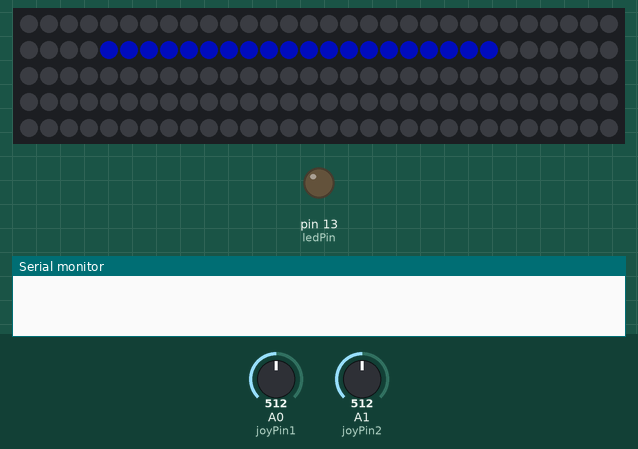
Bench run of a sketch on a simulated Arduino Uno, built with avr-gcc and run on an emulated ATmega328P. On the bench: 150 RGB LEDs in strip order, left to right, continuing on the next row, output pins drawn as LEDs (lit = HIGH), the last lines printed to the serial monitor. The test bench sets the inputs (shaded band); at power-on: A1 (joyPin2) = 512, A0 (joyPin1) = 512. Dim RGB values are drawn brighter than linear.

Above: at 1.2 s.
1.3 s: A1 (joyPin2) set to 306
At 2.97 s:
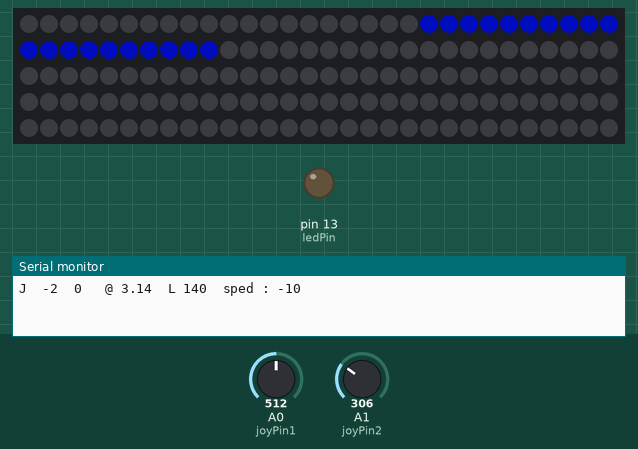
3.0 s: A1 (joyPin2) set to 37
6.0 s: A1 (joyPin2) set to 30
Timing chart, 0 to 9.0 s (numbered marks = the images above; inputs shaded):
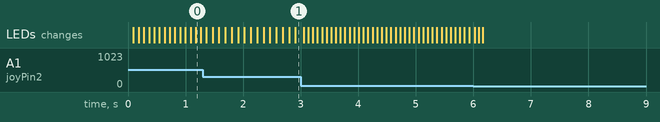

The sketch:

joystick_neo_mov3.ino
```cpp
// 2. version. I want a L/R moving thing


#include <math.h>

#include <Adafruit_NeoPixel.h>
#define PIN            4
#define NUMPIXELS      150

Adafruit_NeoPixel pixels = Adafruit_NeoPixel(NUMPIXELS, PIN, NEO_GRB + NEO_KHZ800);


 int ledPin = 13;
 int joyPin1 = 0;                 // slider variable connecetd to analog pin 0
 int joyPin2 = 1;                 // slider variable connecetd to analog pin 1
 int value1 = 0;                  // variable to read the value from the analog pin 0
 int value2 = 0;                  // variable to read the value from the analog pin 1

int center1 = 0;
int center2 = 0;

void all_pixels( int r, int g, int b){
  for( int i=0; i<NUMPIXELS; i++)
    pixels.setPixelColor( i, pixels.Color(r, g, b) );
}

void x_pixels( int beg, int num, int r, int g, int b){
  for( int i=beg; i<beg+num; i++)
    pixels.setPixelColor( i, pixels.Color(r, g, b) );
}


 void setup() {
  pinMode(ledPin, OUTPUT);              // initializes digital pins 0 to 7 as outputs
  Serial.begin(115200);

  pixels.begin();

  center1 = (analogRead(joyPin1));
  center2 = (analogRead(joyPin2));
 }


int x = 0;
int y = 0;


int lightpos = 20;
int lightint = 8;


void joystick(){
  value1 = (analogRead(joyPin1)) -center1;
  value1 /= 80;

  // this small pause is needed between reading
  // analog pins, otherwise we get the same value twice
  //delay(100);
  // reads the value of the variable resistor
  value2 = (analogRead(joyPin2)) -center2;
  value2 /= 80;

  if( x != value2 || y!= value1)
  {
    x = value2;
    y = value1;

    if( 1)
    {
        double theta = atan2(y, x);
        int led = int( ((theta+PI) / TWO_PI)  * NUMPIXELS ) -10;
        int sped;

        Serial.print("J\t");    Serial.print(x/1);
        Serial.print("\t");     Serial.print(y/1);
        Serial.print("\t @ ");     Serial.print(theta);
        Serial.print("\tL ");     Serial.print(led);

        if(x>0){
          lightint = 12 -x;
        }
        if(x<0){
          lightint = -12 -x;
        }

        Serial.print("\tsped : ");    Serial.println(lightint);
        //
    }
  }
  // Eo joystick
}


 void loop() {
  // reads the value of the variable resistor

  joystick();

  // joystick sets speed

  // speed adjusts postition
  if( interval(abs(lightint)) ){
    //
    if(lightint>0)
      lightpos++;
    else if(lightint<0)
      lightpos--;

    if(lightpos >= NUMPIXELS )
      lightpos= -19;

    all_pixels(0,0,0);
    x_pixels( lightpos, 20,  0,5,80);
    pixels.show();
  }

  // draw

  count();

  delay(10);
  // Eo loop
 }


int intvl = 0;
uint8_t interval(int per){
  if(intvl%per==0)
    return 1;
  else
    return 0;
}

void count(){
  intvl++;
}
```
